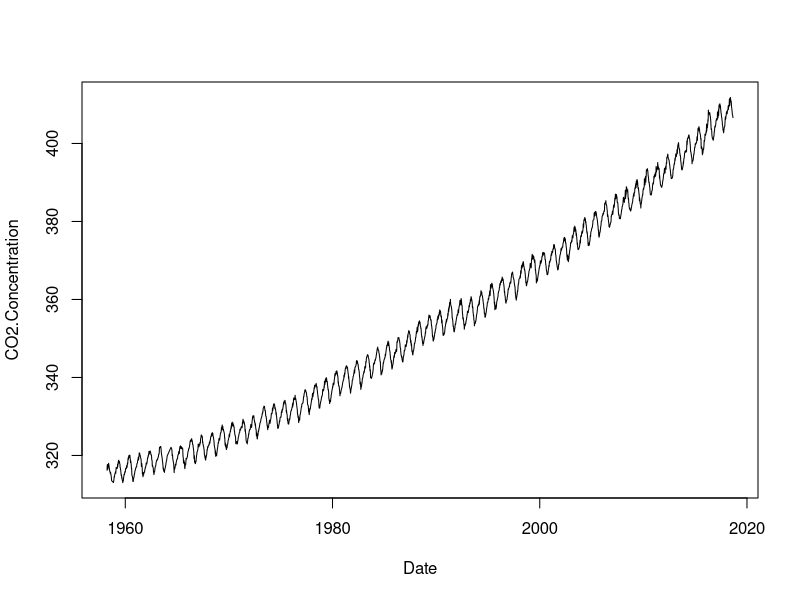
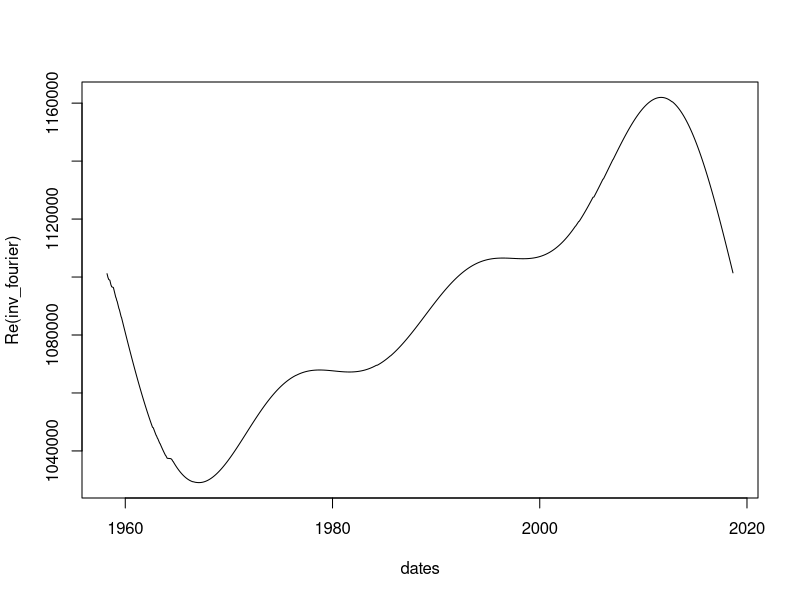

The R source for these figures, in order:
## ---- chunk 1
knitr::opts_chunk$set(echo = TRUE)
## ---- chunk 2
table = read.csv("weekly_in_situ_co2_mlo.csv", sep=",", header=FALSE, col.names=c('Date', 'CO2 Concentration'), colClasses=c('Date', 'numeric'))
dates = table[1:3082, 1]
## ---- chunk 3
plot(table, type='l')
## ---- chunk 4
missing_data = table[1:3082, 1] + 7 == c(table[2:3082, 1], as.Date('1-1-1'))
missing_dates = which(!missing_data)
## ---- chunk 5
fourier = fft(table[1:3082, 2])
fourier[5:3082] = 0
inv_fourier = fft(fourier, inverse = TRUE)
plot(dates, Re(inv_fourier), type = 'l')
